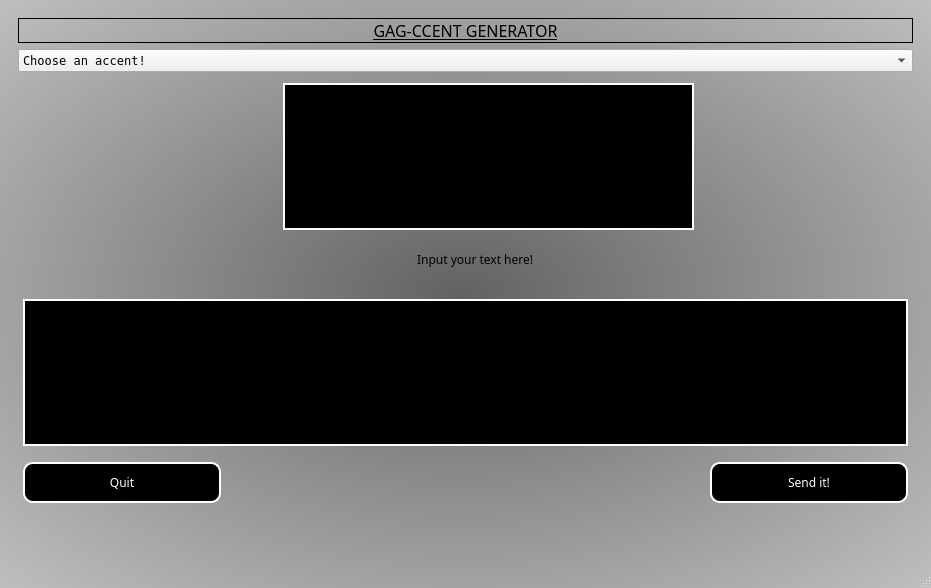
<?xml version="1.0" encoding="UTF-8"?>
<ui version="4.0">
 <class>MainWindow</class>
 <widget class="QMainWindow" name="MainWindow">
  <property name="geometry">
   <rect>
    <x>0</x>
    <y>0</y>
    <width>931</width>
    <height>588</height>
   </rect>
  </property>
  <property name="windowTitle">
   <string>MainWindow</string>
  </property>
  <property name="styleSheet">
   <string notr="true">

QMainWindow{
background-color: qradialgradient(spread:pad, cx:0.5, cy:0.5, radius:1.201, fx:0.494, fy:0.505864, stop:0 rgba(98, 98, 98, 255), stop:1 rgba(255, 255, 255, 255))
}
QPushButton
{
color:white;
background-color:Black;
border: 2px solid white;
border-radius: 10px;
padding: 10px;
margin: 5px;
}

QPushButton:hover
{
background-color:white;
color:red;
}


QTextEdit
{
color:white;
background-color:Black;
border: 2px solid white;
padding: 10px;
margin: 5px;
}

QcomboBox
{
color: black;
background-color:Black;
}

</string>
  </property>
  <widget class="QWidget" name="centralwidget">
   <layout class="QVBoxLayout" name="verticalLayout">
    <item>
     <widget class="QStackedWidget" name="stackedWidget">
      <property name="currentIndex">
       <number>0</number>
      </property>
      <widget class="QWidget" name="page_5">
       <layout class="QGridLayout" name="gridLayout">
        <item row="2" column="2">
         <spacer name="horizontalSpacer">
          <property name="orientation">
           <enum>Qt::Orientation::Horizontal</enum>
          </property>
          <property name="sizeType">
           <enum>QSizePolicy::Policy::Fixed</enum>
          </property>
          <property name="sizeHint" stdset="0">
           <size>
            <width>40</width>
            <height>20</height>
           </size>
          </property>
         </spacer>
        </item>
        <item row="7" column="1">
         <widget class="QPushButton" name="pushButton_2">
          <property name="font">
           <font>
            <family>Stencil</family>
           </font>
          </property>
          <property name="cursor">
           <cursorShape>PointingHandCursor</cursorShape>
          </property>
          <property name="text">
           <string>Quit</string>
          </property>
         </widget>
        </item>
        <item row="0" column="1" colspan="5">
         <widget class="QLabel" name="label">
          <property name="font">
           <font>
            <family>Showcard Gothic</family>
            <pointsize>12</pointsize>
            <underline>true</underline>
           </font>
          </property>
          <property name="frameShape">
           <enum>QFrame::Shape::Box</enum>
          </property>
          <property name="text">
           <string>GAG-CCENT GENERATOR</string>
          </property>
          <property name="alignment">
           <set>Qt::AlignmentFlag::AlignCenter</set>
          </property>
         </widget>
        </item>
        <item row="6" column="1" colspan="5">
         <widget class="QTextEdit" name="textEdit">
          <property name="cursor" stdset="0">
           <cursorShape>IBeamCursor</cursorShape>
          </property>
         </widget>
        </item>
        <item row="3" column="3">
         <spacer name="verticalSpacer">
          <property name="orientation">
           <enum>Qt::Orientation::Vertical</enum>
          </property>
          <property name="sizeHint" stdset="0">
           <size>
            <width>20</width>
            <height>40</height>
           </size>
          </property>
         </spacer>
        </item>
        <item row="7" column="5">
         <widget class="QPushButton" name="pushButton">
          <property name="font">
           <font>
            <family>Stencil</family>
           </font>
          </property>
          <property name="cursor">
           <cursorShape>PointingHandCursor</cursorShape>
          </property>
          <property name="text">
           <string>Send it!</string>
          </property>
         </widget>
        </item>
        <item row="1" column="1" colspan="5">
         <widget class="QComboBox" name="comboBox">
          <property name="font">
           <font>
            <family>Terminal</family>
           </font>
          </property>
          <property name="cursor">
           <cursorShape>OpenHandCursor</cursorShape>
          </property>
          <property name="layoutDirection">
           <enum>Qt::LayoutDirection::LeftToRight</enum>
          </property>
          <property name="editable">
           <bool>false</bool>
          </property>
          <item>
           <property name="text">
            <string>Choose an accent!</string>
           </property>
          </item>
          <item>
           <property name="text">
            <string>Medieval</string>
           </property>
          </item>
          <item>
           <property name="text">
            <string>French</string>
           </property>
          </item>
          <item>
           <property name="text">
            <string>Pirate</string>
           </property>
          </item>
          <item>
           <property name="text">
            <string>Backwards</string>
           </property>
          </item>
          <item>
           <property name="text">
            <string>Spoiled Victorian Child</string>
           </property>
          </item>
          <item>
           <property name="text">
            <string>Binary</string>
           </property>
          </item>
          <item>
           <property name="text">
            <string>Brainrot</string>
           </property>
          </item>
         </widget>
        </item>
        <item row="2" column="1" rowspan="2">
         <widget class="QLabel" name="logo">
          <property name="styleSheet">
           <string notr="true">   Image
    {
        id:underlyingImage
        width: 400
        height: 400
        x:0;
        y:0;
        source:&quot;pngimg.com - crusader_PNG42.png&quot;
        z:1
    }</string>
          </property>
          <property name="text">
           <string/>
          </property>
         </widget>
        </item>
        <item row="2" column="3" colspan="2">
         <widget class="QTextBrowser" name="result_box">
          <property name="font">
           <font>
            <family>Segoe UI</family>
            <pointsize>9</pointsize>
           </font>
          </property>
          <property name="cursor" stdset="0">
           <cursorShape>ForbiddenCursor</cursorShape>
          </property>
         </widget>
        </item>
        <item row="5" column="1">
         <widget class="QLabel" name="AgainBox">
          <property name="text">
           <string/>
          </property>
         </widget>
        </item>
        <item row="5" column="5">
         <widget class="QLabel" name="AgainBox2">
          <property name="layoutDirection">
           <enum>Qt::LayoutDirection::RightToLeft</enum>
          </property>
          <property name="text">
           <string/>
          </property>
         </widget>
        </item>
        <item row="4" column="1" colspan="4">
         <widget class="QLabel" name="label_2">
          <property name="font">
           <font>
            <family>Small Fonts</family>
           </font>
          </property>
          <property name="text">
           <string>                                                                           Input your text here!</string>
          </property>
          <property name="alignment">
           <set>Qt::AlignmentFlag::AlignCenter</set>
          </property>
         </widget>
        </item>
       </layout>
      </widget>
      <widget class="QWidget" name="page_6">
       <widget class="QLabel" name="label_3">
        <property name="geometry">
         <rect>
          <x>170</x>
          <y>150</y>
          <width>551</width>
          <height>121</height>
         </rect>
        </property>
        <property name="baseSize">
         <size>
          <width>30</width>
          <height>30</height>
         </size>
        </property>
        <property name="font">
         <font>
          <family>System</family>
          <pointsize>60</pointsize>
          <bold>true</bold>
          <underline>true</underline>
         </font>
        </property>
        <property name="text">
         <string>GAG-CCENT GENERATOR!</string>
        </property>
        <property name="alignment">
         <set>Qt::AlignmentFlag::AlignCenter</set>
        </property>
       </widget>
       <widget class="QPushButton" name="pushButton_3">
        <property name="geometry">
         <rect>
          <x>380</x>
          <y>260</y>
          <width>131</width>
          <height>61</height>
         </rect>
        </property>
        <property name="text">
         <string>Start!</string>
        </property>
       </widget>
      </widget>
     </widget>
    </item>
    <item>
     <widget class="QLabel" name="funLabel">
      <property name="text">
       <string/>
      </property>
     </widget>
    </item>
    <item>
     <widget class="QLabel" name="FFLabel">
      <property name="text">
       <string/>
      </property>
     </widget>
    </item>
   </layout>
  </widget>
  <widget class="QMenuBar" name="menubar">
   <property name="geometry">
    <rect>
     <x>0</x>
     <y>0</y>
     <width>931</width>
     <height>21</height>
    </rect>
   </property>
  </widget>
  <widget class="QStatusBar" name="statusbar"/>
 </widget>
 <resources/>
 <connections/>
</ui>
